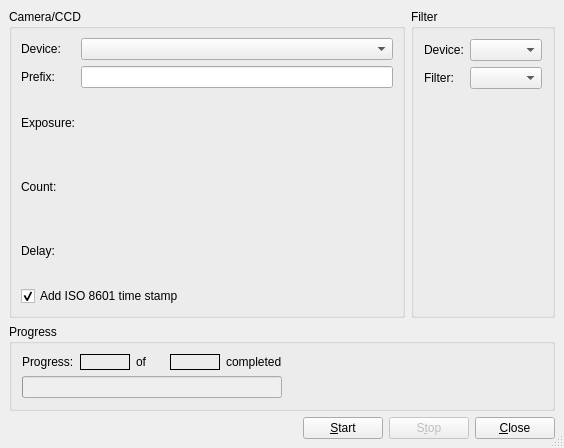
<ui version="4.0" >
 <class>imgSequence</class>
 <widget class="QDialog" name="imgSequence" >
  <property name="geometry" >
   <rect>
    <x>0</x>
    <y>0</y>
    <width>564</width>
    <height>448</height>
   </rect>
  </property>
  <property name="windowTitle" >
   <string>Capture Image Sequence</string>
  </property>
  <property name="sizeGripEnabled" >
   <bool>true</bool>
  </property>
  <property name="modal" >
   <bool>false</bool>
  </property>
  <layout class="QGridLayout" >
   <property name="margin" >
    <number>9</number>
   </property>
   <property name="spacing" >
    <number>6</number>
   </property>
   <item row="2" column="0" colspan="2" >
    <layout class="QHBoxLayout" >
     <property name="spacing" >
      <number>6</number>
     </property>
     <property name="margin" >
      <number>0</number>
     </property>
     <item>
      <spacer>
       <property name="orientation" >
        <enum>Qt::Horizontal</enum>
       </property>
       <property name="sizeType" >
        <enum>QSizePolicy::Expanding</enum>
       </property>
       <property name="sizeHint" stdset="0" >
        <size>
         <width>270</width>
         <height>20</height>
        </size>
       </property>
      </spacer>
     </item>
     <item>
      <widget class="QPushButton" name="startB" >
       <property name="text" >
        <string>&amp;Start</string>
       </property>
       <property name="autoDefault" >
        <bool>true</bool>
       </property>
       <property name="default" >
        <bool>true</bool>
       </property>
      </widget>
     </item>
     <item>
      <widget class="QPushButton" name="stopB" >
       <property name="enabled" >
        <bool>false</bool>
       </property>
       <property name="text" >
        <string>S&amp;top</string>
       </property>
       <property name="autoDefault" >
        <bool>true</bool>
       </property>
       <property name="default" >
        <bool>true</bool>
       </property>
      </widget>
     </item>
     <item>
      <widget class="QPushButton" name="closeB" >
       <property name="text" >
        <string>&amp;Close</string>
       </property>
       <property name="autoDefault" >
        <bool>true</bool>
       </property>
      </widget>
     </item>
    </layout>
   </item>
   <item row="1" column="0" colspan="2" >
    <widget class="QGroupBox" name="progressGroup" >
     <property name="title" >
      <string>Progress</string>
     </property>
     <layout class="QHBoxLayout" >
      <property name="spacing" >
       <number>6</number>
      </property>
      <property name="margin" >
       <number>10</number>
      </property>
      <item>
       <layout class="QVBoxLayout" >
        <property name="spacing" >
         <number>6</number>
        </property>
        <property name="margin" >
         <number>0</number>
        </property>
        <item>
         <layout class="QHBoxLayout" >
          <property name="spacing" >
           <number>6</number>
          </property>
          <property name="margin" >
           <number>0</number>
          </property>
          <item>
           <widget class="QLabel" name="progressLabel" >
            <property name="text" >
             <string>Progress:</string>
            </property>
           </widget>
          </item>
          <item>
           <widget class="QLabel" name="currentImgCountOUT" >
            <property name="minimumSize" >
             <size>
              <width>50</width>
              <height>0</height>
             </size>
            </property>
            <property name="frameShape" >
             <enum>QFrame::Box</enum>
            </property>
            <property name="text" >
             <string/>
            </property>
           </widget>
          </item>
          <item>
           <widget class="QLabel" name="textLabel1_4_2_2" >
            <property name="text" >
             <string>of</string>
            </property>
           </widget>
          </item>
          <item>
           <widget class="QLabel" name="fullImgCountOUT" >
            <property name="minimumSize" >
             <size>
              <width>50</width>
              <height>0</height>
             </size>
            </property>
            <property name="frameShape" >
             <enum>QFrame::Box</enum>
            </property>
            <property name="text" >
             <string/>
            </property>
           </widget>
          </item>
          <item>
           <widget class="QLabel" name="completedLabel" >
            <property name="text" >
             <string>completed</string>
            </property>
           </widget>
          </item>
         </layout>
        </item>
        <item>
         <widget class="QProgressBar" name="imgProgress" >
          <property name="enabled" >
           <bool>false</bool>
          </property>
         </widget>
        </item>
       </layout>
      </item>
      <item>
       <spacer>
        <property name="orientation" >
         <enum>Qt::Horizontal</enum>
        </property>
        <property name="sizeType" >
         <enum>QSizePolicy::Expanding</enum>
        </property>
        <property name="sizeHint" stdset="0" >
         <size>
          <width>51</width>
          <height>20</height>
         </size>
        </property>
       </spacer>
      </item>
     </layout>
    </widget>
   </item>
   <item row="0" column="0" >
    <widget class="QGroupBox" name="setupGroup" >
     <property name="title" >
      <string>Camera/CCD</string>
     </property>
     <layout class="QVBoxLayout" >
      <property name="spacing" >
       <number>6</number>
      </property>
      <property name="margin" >
       <number>9</number>
      </property>
      <item>
       <layout class="QGridLayout" >
        <property name="margin" >
         <number>0</number>
        </property>
        <property name="spacing" >
         <number>6</number>
        </property>
        <item row="3" column="1" >
         <widget class="KIntNumInput" name="countIN" />
        </item>
        <item row="1" column="1" >
         <widget class="KLineEdit" name="prefixIN" />
        </item>
        <item row="2" column="0" >
         <widget class="QLabel" name="exposureLabel" >
          <property name="toolTip" >
           <string>Set the exposure time in seconds for individual images, if applicable</string>
          </property>
          <property name="whatsThis" >
           <string/>
          </property>
          <property name="text" >
           <string>Exposure:</string>
          </property>
         </widget>
        </item>
        <item row="4" column="1" >
         <widget class="KIntNumInput" name="delayIN" />
        </item>
        <item row="0" column="1" >
         <widget class="KComboBox" name="CCDCombo" />
        </item>
        <item row="3" column="0" >
         <widget class="QLabel" name="textLabel1_2" >
          <property name="toolTip" >
           <string>Number of images to capture</string>
          </property>
          <property name="whatsThis" >
           <string/>
          </property>
          <property name="text" >
           <string>Count:</string>
          </property>
         </widget>
        </item>
        <item row="0" column="0" >
         <widget class="QLabel" name="textLabel1_5" >
          <property name="toolTip" >
           <string/>
          </property>
          <property name="whatsThis" >
           <string/>
          </property>
          <property name="text" >
           <string>Device:</string>
          </property>
         </widget>
        </item>
        <item row="1" column="0" >
         <widget class="QLabel" name="textLabel1" >
          <property name="toolTip" >
           <string>Prefix to append to the beginning of file names</string>
          </property>
          <property name="whatsThis" >
           <string/>
          </property>
          <property name="text" >
           <string>Prefix:</string>
          </property>
         </widget>
        </item>
        <item row="4" column="0" >
         <widget class="QLabel" name="textLabel1_3" >
          <property name="toolTip" >
           <string>Delay in seconds between consecutive images</string>
          </property>
          <property name="whatsThis" >
           <string/>
          </property>
          <property name="text" >
           <string>Delay:</string>
          </property>
         </widget>
        </item>
        <item row="2" column="1" >
         <widget class="KDoubleNumInput" name="exposureIN" />
        </item>
       </layout>
      </item>
      <item>
       <widget class="QCheckBox" name="ISOCheck" >
        <property name="toolTip" >
         <string>Add time stamp to the file name</string>
        </property>
        <property name="text" >
         <string>Add ISO 8601 time stamp</string>
        </property>
        <property name="checked" >
         <bool>true</bool>
        </property>
       </widget>
      </item>
     </layout>
    </widget>
   </item>
   <item row="0" column="1" >
    <widget class="QGroupBox" name="setupGroup_2" >
     <property name="title" >
      <string>Filter</string>
     </property>
     <layout class="QGridLayout" >
      <property name="margin" >
       <number>10</number>
      </property>
      <property name="spacing" >
       <number>6</number>
      </property>
      <item rowspan="2" row="0" column="0" >
       <layout class="QVBoxLayout" >
        <property name="spacing" >
         <number>6</number>
        </property>
        <property name="margin" >
         <number>0</number>
        </property>
        <item>
         <widget class="QLabel" name="textLabel1_5_2" >
          <property name="toolTip" >
           <string/>
          </property>
          <property name="whatsThis" >
           <string/>
          </property>
          <property name="text" >
           <string>Device:</string>
          </property>
         </widget>
        </item>
        <item>
         <widget class="QLabel" name="textLabel1_2_2" >
          <property name="toolTip" >
           <string>Number of images to capture</string>
          </property>
          <property name="whatsThis" >
           <string/>
          </property>
          <property name="text" >
           <string>Filter:</string>
          </property>
         </widget>
        </item>
       </layout>
      </item>
      <item row="1" column="1" >
       <widget class="KComboBox" name="filterPosCombo" />
      </item>
      <item row="0" column="1" >
       <widget class="KComboBox" name="filterCombo" />
      </item>
      <item row="2" column="0" colspan="2" >
       <spacer>
        <property name="orientation" >
         <enum>Qt::Vertical</enum>
        </property>
        <property name="sizeType" >
         <enum>QSizePolicy::Expanding</enum>
        </property>
        <property name="sizeHint" stdset="0" >
         <size>
          <width>21</width>
          <height>81</height>
         </size>
        </property>
       </spacer>
      </item>
     </layout>
    </widget>
   </item>
  </layout>
 </widget>
  <customwidgets>
  <customwidget>
   <class>KComboBox</class>
   <extends>QComboBox</extends>
   <header>kcombobox.h</header>
  </customwidget>
  <customwidget>
   <class>KDoubleNumInput</class>
   <extends>QWidget</extends>
   <header>knuminput.h</header>
  </customwidget>
  <customwidget>
   <class>KIntNumInput</class>
   <extends>QWidget</extends>
   <header>knuminput.h</header>
  </customwidget>
  <customwidget>
   <class>KLineEdit</class>
   <extends>QLineEdit</extends>
   <header>klineedit.h</header>
  </customwidget>
 </customwidgets>
 <tabstops>
  <tabstop>CCDCombo</tabstop>
  <tabstop>prefixIN</tabstop>
  <tabstop>countIN</tabstop>
  <tabstop>delayIN</tabstop>
  <tabstop>ISOCheck</tabstop>
  <tabstop>startB</tabstop>
  <tabstop>stopB</tabstop>
  <tabstop>closeB</tabstop>
 </tabstops>
 <resources/>
 <connections/>
</ui>
